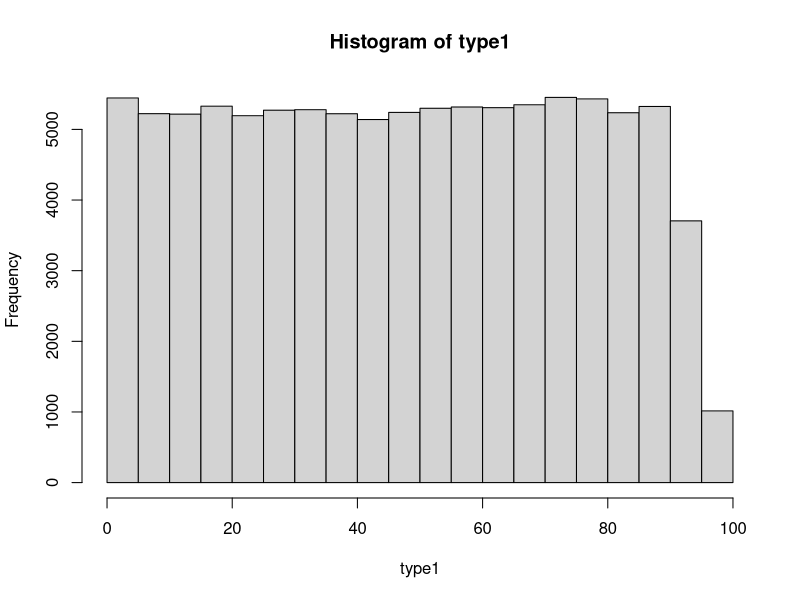
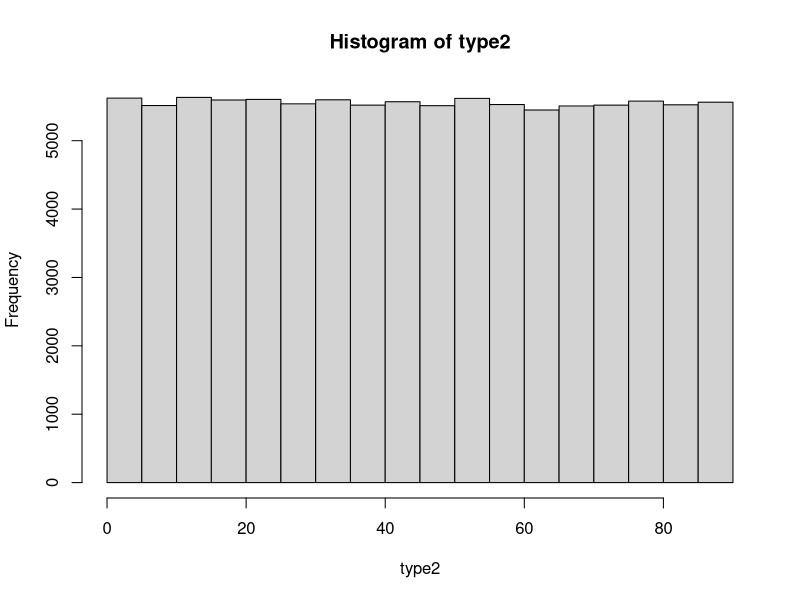

Write R code to recreate these figures, in order.
L <- 10
n <- 100
nmc <- 1e5
type1 <- replicate(nmc, {
  l <- sample(L, 1)
  u <- sample(n - l, 1)
  u
})

type2 <- replicate(nmc, {
  sample(n - L, 1)
})

hist(type1)
hist(type2)
